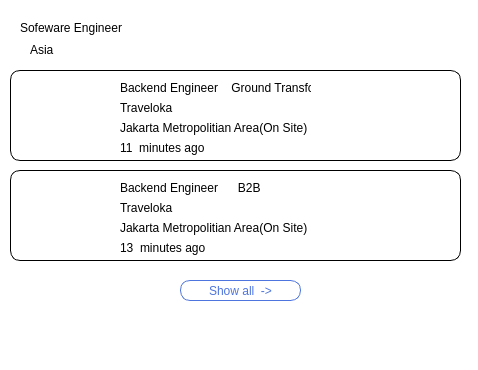
<?xml version="1.0" encoding="UTF-8"?>
<ui version="4.0">
 <class>MainWindow1</class>
 <widget class="QMainWindow" name="MainWindow1">
  <property name="geometry">
   <rect>
    <x>0</x>
    <y>0</y>
    <width>478</width>
    <height>370</height>
   </rect>
  </property>
  <property name="windowTitle">
   <string>MainWindow1</string>
  </property>
  <property name="styleSheet">
   <string notr="true">background-color: rgb(255, 255, 255);</string>
  </property>
  <widget class="QWidget" name="centralwidget">
   <widget class="QGroupBox" name="groupBox">
    <property name="geometry">
     <rect>
      <x>10</x>
      <y>0</y>
      <width>461</width>
      <height>331</height>
     </rect>
    </property>
    <property name="styleSheet">
     <string notr="true">background-color: rgb(255, 255, 255);
border :  rgb(255, 255, 255);</string>
    </property>
    <property name="title">
     <string/>
    </property>
    <widget class="QFrame" name="frame">
     <property name="geometry">
      <rect>
       <x>0</x>
       <y>10</y>
       <width>451</width>
       <height>51</height>
      </rect>
     </property>
     <property name="styleSheet">
      <string notr="true">color: rgb(0, 0, 0);</string>
     </property>
     <property name="frameShape">
      <enum>QFrame::StyledPanel</enum>
     </property>
     <property name="frameShadow">
      <enum>QFrame::Raised</enum>
     </property>
     <widget class="QLabel" name="label">
      <property name="geometry">
       <rect>
        <x>410</x>
        <y>10</y>
        <width>31</width>
        <height>31</height>
       </rect>
      </property>
      <property name="styleSheet">
       <string notr="true">border-image: url(:/new/prefix1/photo/16241.png);</string>
      </property>
      <property name="text">
       <string/>
      </property>
     </widget>
     <widget class="QLabel" name="label_2">
      <property name="geometry">
       <rect>
        <x>10</x>
        <y>10</y>
        <width>121</width>
        <height>16</height>
       </rect>
      </property>
      <property name="text">
       <string>Sofeware Engineer</string>
      </property>
     </widget>
     <widget class="QLabel" name="label_3">
      <property name="geometry">
       <rect>
        <x>20</x>
        <y>30</y>
        <width>101</width>
        <height>20</height>
       </rect>
      </property>
      <property name="text">
       <string>Asia</string>
      </property>
     </widget>
    </widget>
    <widget class="QFrame" name="frame_2">
     <property name="geometry">
      <rect>
       <x>0</x>
       <y>70</y>
       <width>451</width>
       <height>91</height>
      </rect>
     </property>
     <property name="styleSheet">
      <string notr="true">*{
	color: rgb(0, 0, 0);
border : 1px solid black;
border-radius:10px
}</string>
     </property>
     <property name="frameShape">
      <enum>QFrame::StyledPanel</enum>
     </property>
     <property name="frameShadow">
      <enum>QFrame::Raised</enum>
     </property>
     <widget class="QPushButton" name="pushButton">
      <property name="geometry">
       <rect>
        <x>370</x>
        <y>10</y>
        <width>71</width>
        <height>71</height>
       </rect>
      </property>
      <property name="styleSheet">
       <string notr="true">border :  rgb(255, 255, 255);
image: url(:/new/prefix1/photo/1236.png);
color: rgb(0, 0, 0);</string>
      </property>
      <property name="text">
       <string/>
      </property>
      <property name="icon">
       <iconset>
        <normaloff>../../Qt/Multiplypng.parspng.com-2.png</normaloff>../../Qt/Multiplypng.parspng.com-2.png</iconset>
      </property>
     </widget>
     <widget class="QLabel" name="label_4">
      <property name="geometry">
       <rect>
        <x>10</x>
        <y>10</y>
        <width>91</width>
        <height>71</height>
       </rect>
      </property>
      <property name="styleSheet">
       <string notr="true">border :  rgb(255, 255, 255);
border-image: url(:/new/prefix1/photo/istockphoto-1623763867-612x612.jpg);</string>
      </property>
      <property name="text">
       <string/>
      </property>
     </widget>
     <widget class="QLabel" name="label_5">
      <property name="geometry">
       <rect>
        <x>110</x>
        <y>10</y>
        <width>191</width>
        <height>16</height>
       </rect>
      </property>
      <property name="styleSheet">
       <string notr="true">border :  rgb(255, 255, 255);</string>
      </property>
      <property name="text">
       <string>Backend Engineer    Ground Transform</string>
      </property>
     </widget>
     <widget class="QLabel" name="label_6">
      <property name="geometry">
       <rect>
        <x>110</x>
        <y>30</y>
        <width>61</width>
        <height>16</height>
       </rect>
      </property>
      <property name="styleSheet">
       <string notr="true">border :  rgb(255, 255, 255);</string>
      </property>
      <property name="text">
       <string>Traveloka</string>
      </property>
     </widget>
     <widget class="QLabel" name="label_7">
      <property name="geometry">
       <rect>
        <x>110</x>
        <y>50</y>
        <width>191</width>
        <height>16</height>
       </rect>
      </property>
      <property name="styleSheet">
       <string notr="true">border :  rgb(255, 255, 255);</string>
      </property>
      <property name="text">
       <string>Jakarta Metropolitian Area(On Site)</string>
      </property>
     </widget>
     <widget class="QLabel" name="label_8">
      <property name="geometry">
       <rect>
        <x>110</x>
        <y>70</y>
        <width>111</width>
        <height>16</height>
       </rect>
      </property>
      <property name="styleSheet">
       <string notr="true">border :  rgb(255, 255, 255);</string>
      </property>
      <property name="text">
       <string>11  minutes ago</string>
      </property>
     </widget>
    </widget>
    <widget class="QFrame" name="frame_3">
     <property name="geometry">
      <rect>
       <x>0</x>
       <y>170</y>
       <width>451</width>
       <height>91</height>
      </rect>
     </property>
     <property name="styleSheet">
      <string notr="true">*{
	color: rgb(0, 0, 0);
border : 1px solid black;
border-radius:10px
}
</string>
     </property>
     <property name="frameShape">
      <enum>QFrame::StyledPanel</enum>
     </property>
     <property name="frameShadow">
      <enum>QFrame::Raised</enum>
     </property>
     <widget class="QLabel" name="label_9">
      <property name="geometry">
       <rect>
        <x>10</x>
        <y>10</y>
        <width>91</width>
        <height>71</height>
       </rect>
      </property>
      <property name="styleSheet">
       <string notr="true">border :  rgb(255, 255, 255);
border-image: url(:/new/prefix1/photo/istockphoto-1515913422-612x612.jpg);</string>
      </property>
      <property name="text">
       <string/>
      </property>
     </widget>
     <widget class="QLabel" name="label_10">
      <property name="geometry">
       <rect>
        <x>110</x>
        <y>10</y>
        <width>191</width>
        <height>16</height>
       </rect>
      </property>
      <property name="styleSheet">
       <string notr="true">border :  rgb(255, 255, 255);</string>
      </property>
      <property name="text">
       <string>Backend Engineer      B2B</string>
      </property>
     </widget>
     <widget class="QLabel" name="label_11">
      <property name="geometry">
       <rect>
        <x>110</x>
        <y>30</y>
        <width>61</width>
        <height>16</height>
       </rect>
      </property>
      <property name="styleSheet">
       <string notr="true">border :  rgb(255, 255, 255);</string>
      </property>
      <property name="text">
       <string>Traveloka</string>
      </property>
     </widget>
     <widget class="QLabel" name="label_12">
      <property name="geometry">
       <rect>
        <x>110</x>
        <y>50</y>
        <width>191</width>
        <height>16</height>
       </rect>
      </property>
      <property name="styleSheet">
       <string notr="true">border :  rgb(255, 255, 255);</string>
      </property>
      <property name="text">
       <string>Jakarta Metropolitian Area(On Site)</string>
      </property>
     </widget>
     <widget class="QLabel" name="label_13">
      <property name="geometry">
       <rect>
        <x>110</x>
        <y>70</y>
        <width>111</width>
        <height>16</height>
       </rect>
      </property>
      <property name="styleSheet">
       <string notr="true">border :  rgb(255, 255, 255);</string>
      </property>
      <property name="text">
       <string>13  minutes ago</string>
      </property>
     </widget>
     <widget class="QPushButton" name="pushButton_2">
      <property name="geometry">
       <rect>
        <x>370</x>
        <y>10</y>
        <width>71</width>
        <height>71</height>
       </rect>
      </property>
      <property name="styleSheet">
       <string notr="true">border :  rgb(255, 255, 255);
image: url(:/new/prefix1/photo/Multiplypng.parspng.com-2 (1).png);</string>
      </property>
      <property name="text">
       <string/>
      </property>
      <property name="icon">
       <iconset>
        <normaloff>../../Qt/Multiplypng.parspng.com-2.png</normaloff>../../Qt/Multiplypng.parspng.com-2.png</iconset>
      </property>
     </widget>
    </widget>
    <widget class="QPushButton" name="pushButton_3">
     <property name="geometry">
      <rect>
       <x>170</x>
       <y>280</y>
       <width>121</width>
       <height>21</height>
      </rect>
     </property>
     <property name="styleSheet">
      <string notr="true">color: rgb(78, 117, 222);
border : 1px solid rgb(78, 117, 222);
border-radius : 10px;</string>
     </property>
     <property name="text">
      <string>Show all  -&gt;</string>
     </property>
    </widget>
   </widget>
  </widget>
  <widget class="QMenuBar" name="menubar">
   <property name="geometry">
    <rect>
     <x>0</x>
     <y>0</y>
     <width>478</width>
     <height>25</height>
    </rect>
   </property>
  </widget>
  <widget class="QStatusBar" name="statusbar"/>
 </widget>
 <resources/>
 <connections/>
</ui>
